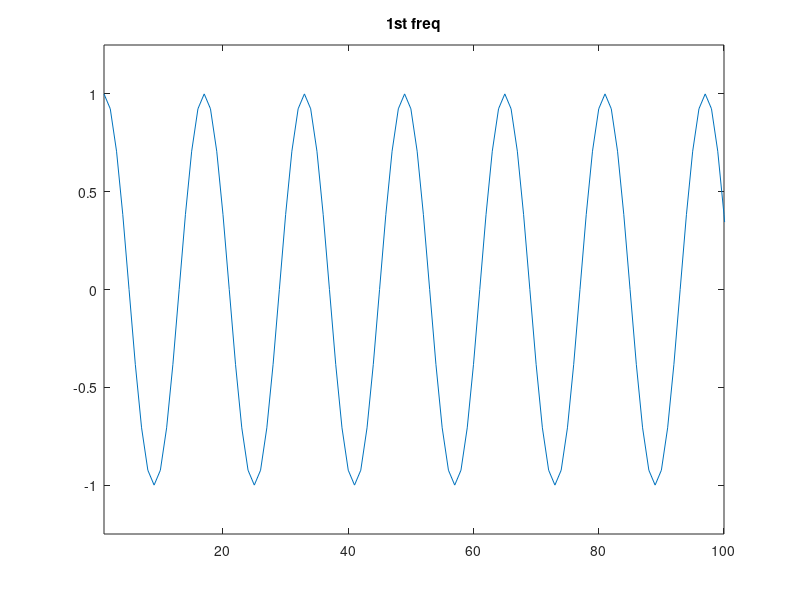
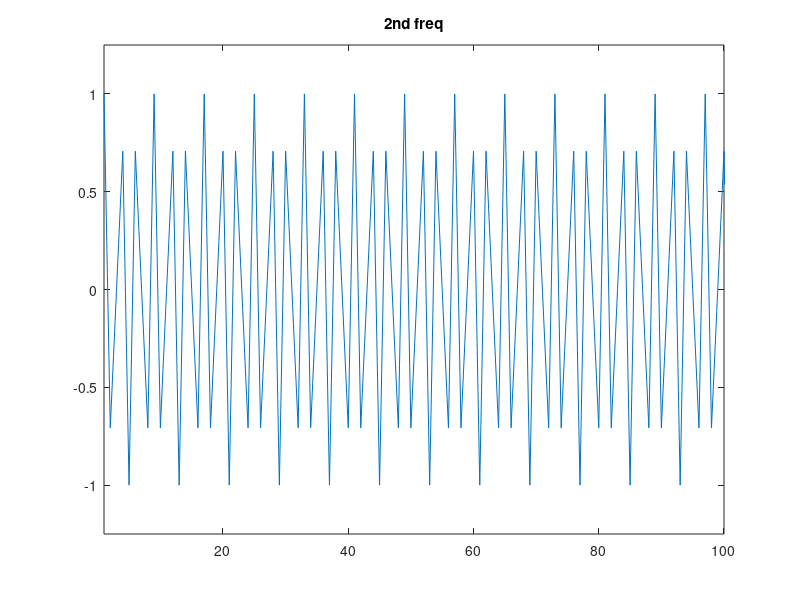
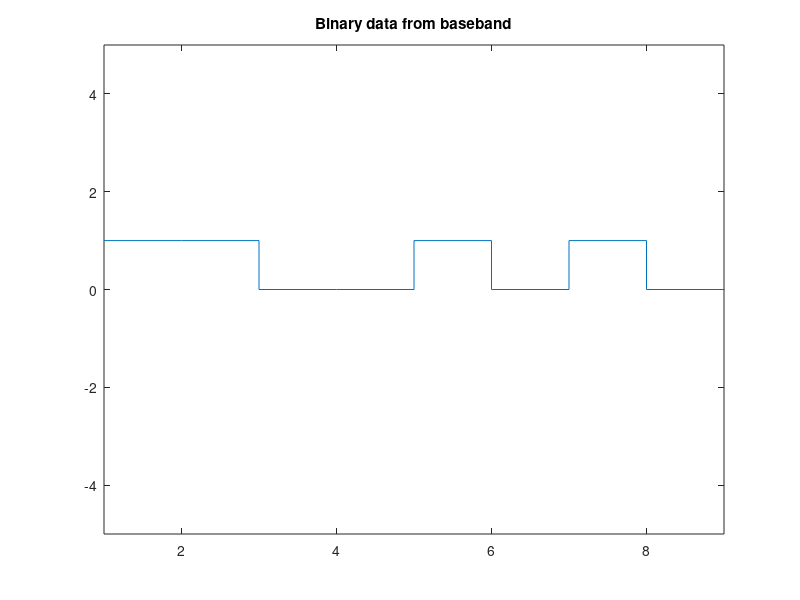
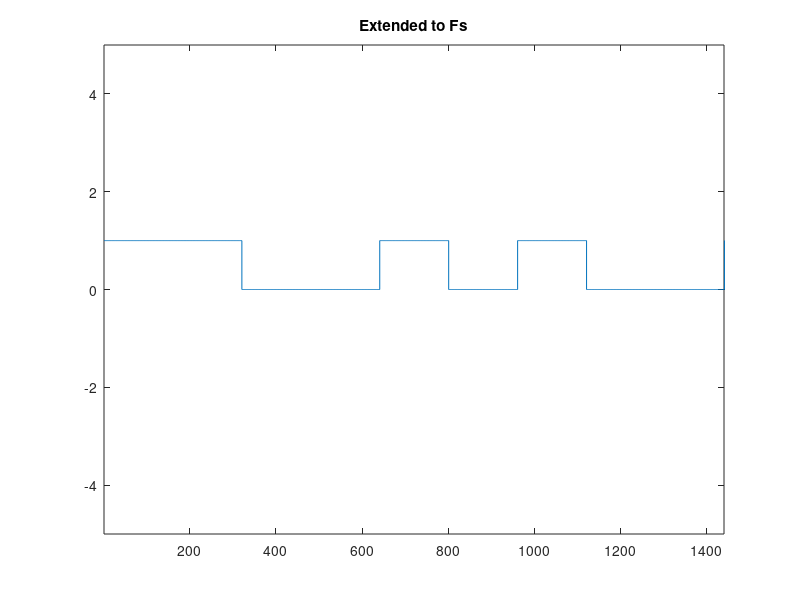

These figures' MATLAB source, in order: (Note: this script raises an error after producing the figures.)
%% Phase 2: Modulation for communication
clc; close all; clear;

%Generated baseband data
N_bits = 1024;

%Let the carrier frequency be 10 KHz
Fc = 10000;

%carrier signal is 16 times oversampled
Fs = Fc * 16;

%consider the baseband data rate as 1 kbps
baseband_dataRate = 1000;
SamplePerBit = Fs / baseband_dataRate; % sampling period OR for each bit, sample 160 times.

%Modulate the data samples with carrier signal (cos(2pft))
Amp = 1;
t = 0: 1/Fs : N_bits/baseband_dataRate;
carrier_sig = Amp .* cos(2*pi*Fc*t);
carrier_sig2 = Amp .* cos(2*pi*(10*Fc)*t);
figure; plot(carrier_sig); title("1st freq");ylim([-1.25 1.25]); xlim([1 100]);
figure; plot(carrier_sig2); title("2nd freq");ylim([-1.25 1.25]); xlim([1 100]);

%define 6th order LP butterworth filter with 0.2 normalized cutoff frequency
[b_low,a_low] = butter(6, 0.2);
%define 6th order HP butterworth filter with 0.2 normalized cutoff frequency
[b_high,a_high] = butter(6, 0.2, 'high');

signalLen = Fs* N_bits /baseband_dataRate + 1;
SNR = 5;

rng(0);
Data = randi([0 1], 1 , N_bits);
figure; stairs(Data); ylim([-5 5]); xlim([1 9]); title("Binary data from baseband");

%% Bandpass Modulation

Spower2Npower = (10.^(SNR/10));

DataStream = zeros(1, signalLen);
for i = 1: signalLen - 1
    DataStream(i) = Data(ceil(i*baseband_dataRate/Fs));
end
DataStream(signalLen) = DataStream(signalLen - 1);
% DataStream = DataStream .* 2 - 1;
figure; stairs(DataStream); ylim([-5 5]); xlim([1 1440]); title("Extended to Fs");

% Modulated
Signal_BFSK1 = DataStream .* carrier_sig2;
Signal_BFSK2 = (1 - DataStream) .* carrier_sig;
figure; plot(Signal_BFSK1); title("1");ylim([-1.25 1.25]); xlim([1 1440]);
figure; plot(Signal_BFSK2); title("0");ylim([-1.25 1.25]); xlim([1 1440]);

Signal = Signal_BFSK1 + Signal_BFSK2;
figure; plot(Signal); title("10");ylim([-1.25 1.25]); xlim([1 1440]);

%% Simulating channel and channel noise

SignalPower = bandpower(Signal);
NoisePower_variance = SignalPower ./ Spower2Npower;
rng(0);
Noise = sqrt(NoisePower_variance/2) .*randn(1,signalLen);
% figure; plot(OOK_Noise); ylim([-5 5]); xlim([1 1440]); title("Noise");

Signal_Received = Signal + Noise;
figure; 
% plot(OOK_Signal); hold on; 
plot(Signal_Received); ylim([-5 5]); xlim([1 1440]); title("Signal Received");
% legend("With noise", "Without noise");

%% At the receiver

%non coherent detection -- bandpass filters
ReceiveFSK_LOW = filtfilt(b_low,a_low,Signal_Received);
figure; plot(ReceiveFSK_LOW); ylim([-3.5 3.5]); xlim([1 1440]); title("filtered low");
ReceiveFSK_HIGH = filtfilt(b_high,a_high,Signal_Received);
figure; plot(ReceiveFSK_HIGH); ylim([-3.5 3.5]); xlim([1 1440]); title("filtered high");
%Square Law
SquaredFSK_LOW = ReceiveFSK_LOW.*ReceiveFSK_LOW;
figure; plot(SquaredFSK_LOW); ylim([-3.5 3.5]); xlim([1 1440]); title("squared low");
SquaredFSK_HIGH = ReceiveFSK_HIGH.*ReceiveFSK_HIGH;
figure; plot(SquaredFSK_HIGH); ylim([-3.5 3.5]); xlim([1 1440]); title("squared high");
SquaredFSK = SquaredFSK_HIGH - SquaredFSK_LOW;
figure; plot(SquaredFSK); ylim([-3.5 3.5]); xlim([1 1440]); title("total squared");
%sample and decision device
Sampled = sample(SquaredFSK, SamplePerBit, N_bits);
figure; stairs(Sampled, "-o"); ylim([-2 2]); xlim([1 9]); title("Sampled");

%% 567
Result = zeros(1, N_bits);
for x = 1:N_bits
    if (Sampled(x) > 0)
        Result(x) = 1;
    else
        Result(x) = 0;
    end
end

figure; 
stairs(Sampled, "-o"); hold on;
yline(0); hold on;
stairs(Result); ylim([-1.25 1.25]); xlim([1 9]); title("Binary output");

figure;
stairs(Data); hold on;
stairs(Result); ylim([-5 5]); xlim([1 9]); title("Binary output");
legend("input", "Output");

function sampled = sample(x,sampling_period,num_bit)
    sampled = zeros(1, num_bit);
    for n = 1: num_bit
        sampled(n) = x((2 * n - 1) * sampling_period / 2);
    end
end
